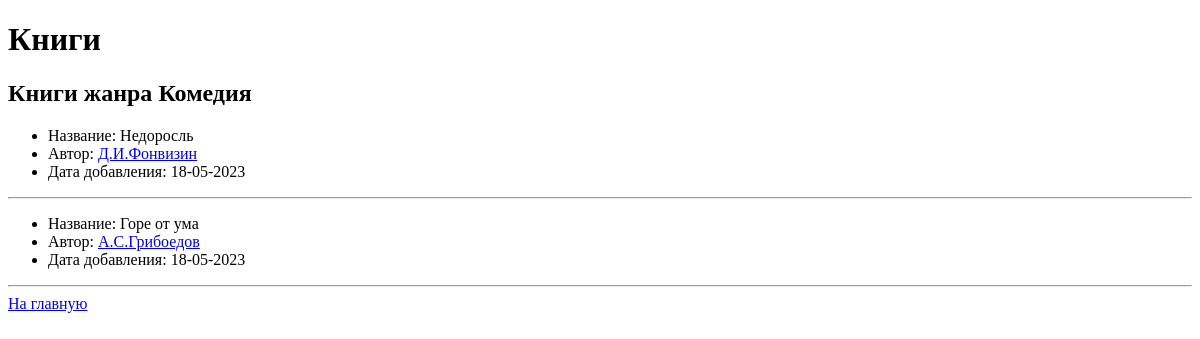
Before: /genre/1 with the older database file.
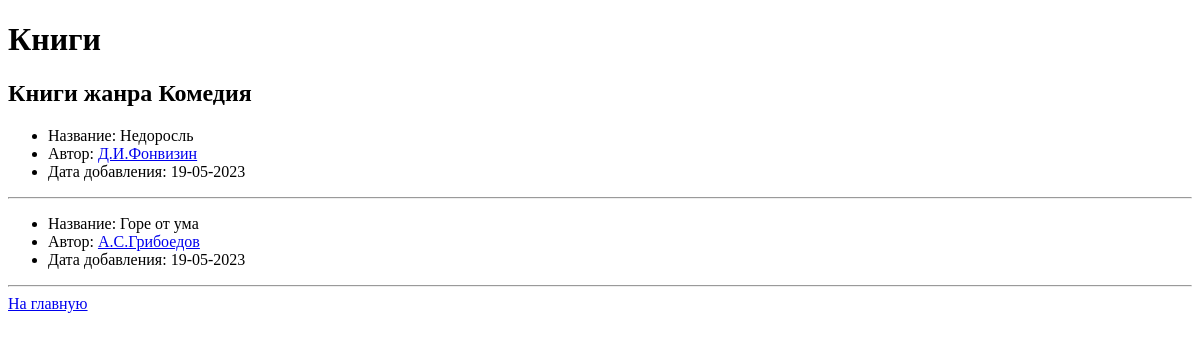
After: the same page with the newer database file.
### database.py (models this page shows, shortened)
class Book(db.Model):
    id = db.Column(db.Integer, primary_key=True)
    name = db.Column(db.String, nullable=False)
    added = db.Column(db.DateTime, nullable=False, default=func.now())
    is_read = db.Column(db.Boolean, default=True)
    genre_id = db.Column(db.Integer, db.ForeignKey("genre.id", ondelete='SET NULL'))
    genre = relationship("Genre", back_populates="books")
    author_id = db.Column(db.String, db.ForeignKey("author.id", ondelete='SET NULL'))
    author = relationship("Author", back_populates="books")

class Author(db.Model):
    id = id = db.Column(db.Integer, primary_key=True)
    name = db.Column(db.String, nullable=False)
    books = relationship(
        "Book", back_populates="author"
    )

### main.py (the view)
@app.route("/genre/<int:genre_id>")
def books_by_genres(genre_id):
    genre = Genre.query.get_or_404(genre_id)
    return render_template(
        "books_by_genres.html",
        genre_name=genre.name,
        books=genre.books,
    )

### templates/books_by_genres.html
{% extends "layout.html" %}
{% block body %}
  <h2>Книги жанра {{ genre_name }}</h2>
  {%- for book in books %}
    <ul>
        <li>Название: {{ book.name }} </li>
        <li>Автор: <a href="{{ url_for('books_by_author', author_id=book.author.id) }}">{{book.author.name}}</a></li>
        <li>Дата добавления: {{ book.added.strftime("%d-%m-%Y") }} </li>
      </ul>
      <hr>
  {%- endfor %}
<a href="/">На главную</a>
{% endblock %}

Changed rows visible on the page:
changed Book "Недоросль": added "18-05-2023" → "19-05-2023"
changed Book "Горе от ума": added "18-05-2023" → "19-05-2023"
